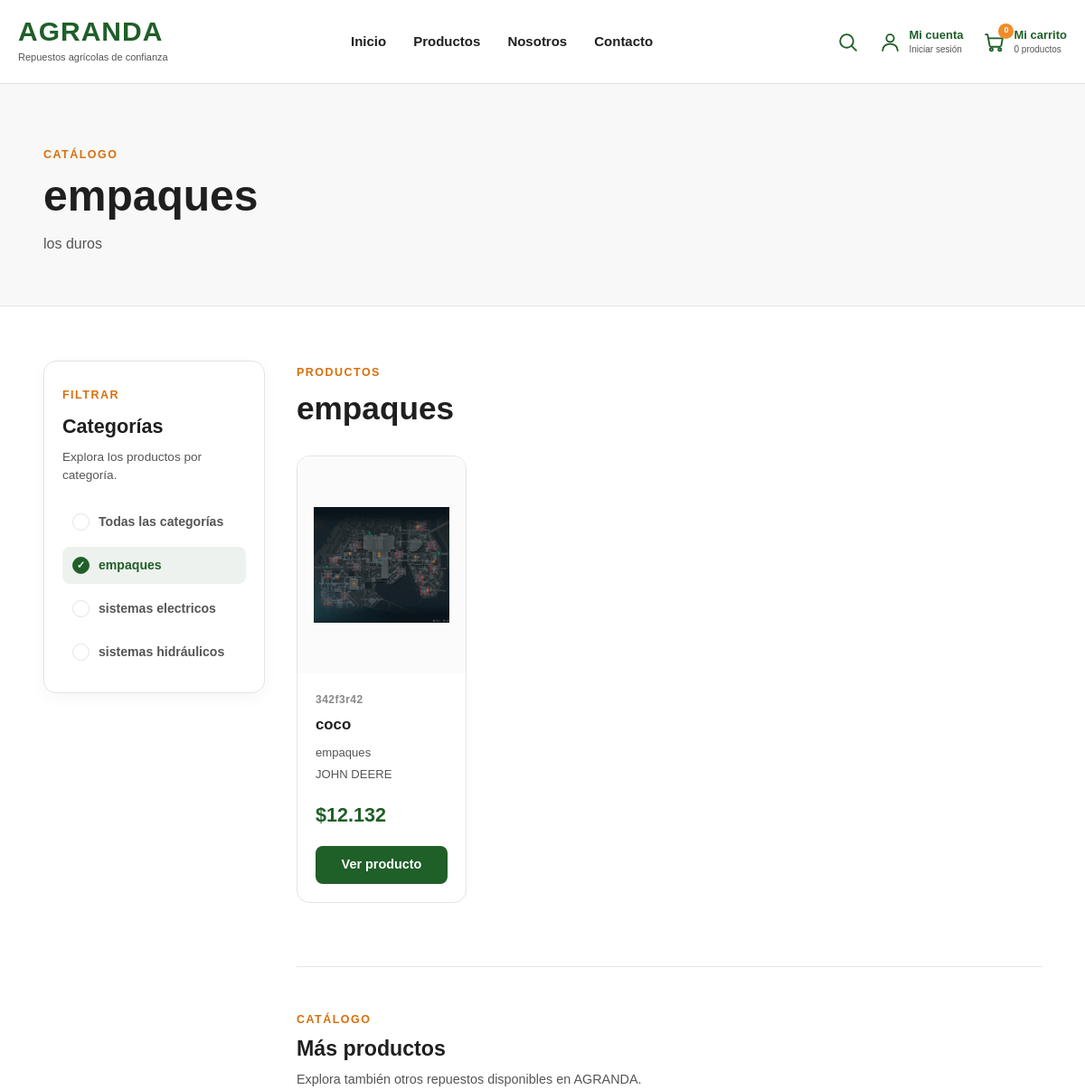
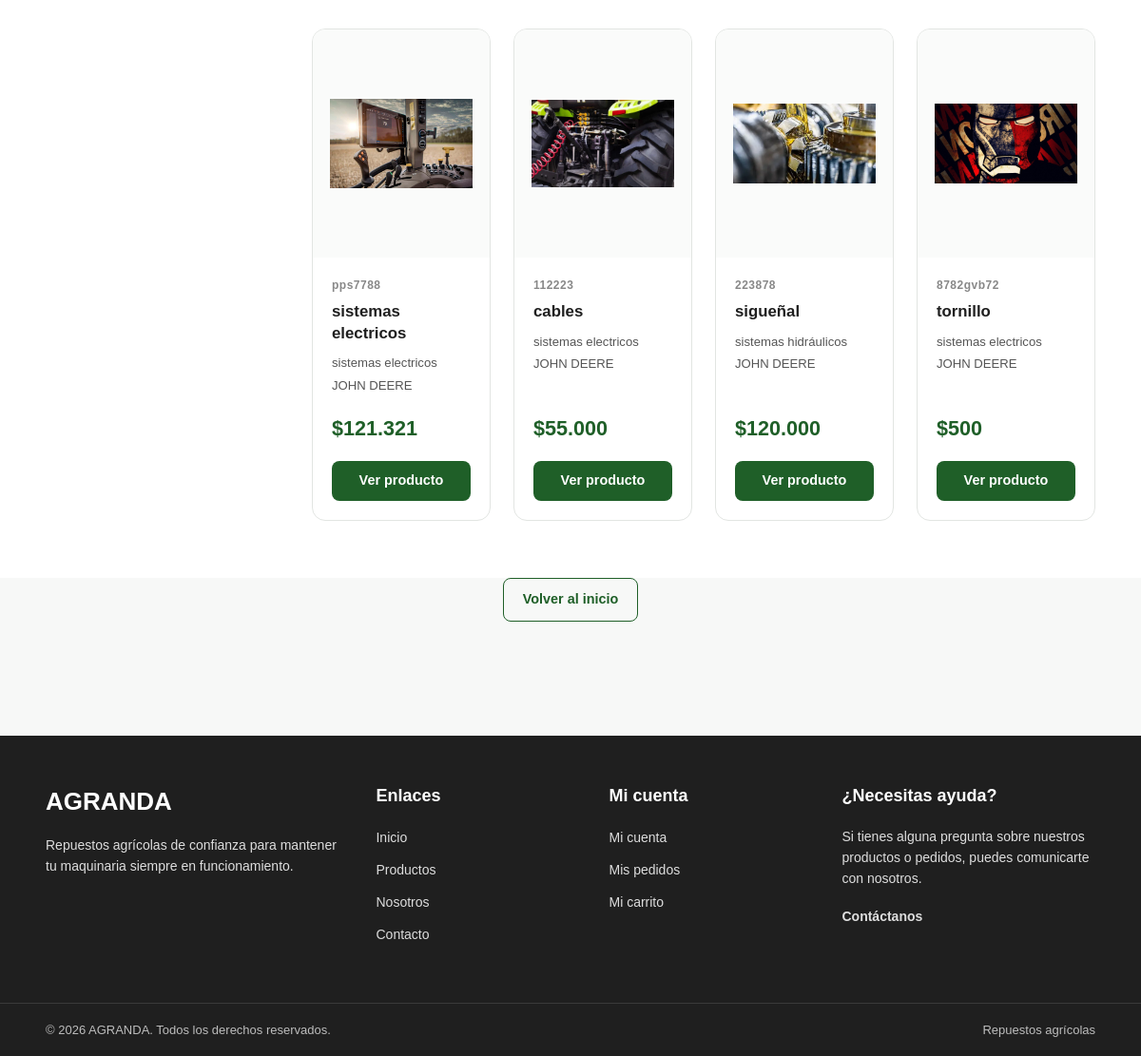
/tienda/productos/?categoria=4, run on the app's committed database (2 pictures, top to bottom).
### tables this page shows
CREATE TABLE `categorias` (
  `id_categoria` int(11) NOT NULL,
  `nombre` varchar(200) NOT NULL,
  `descripcion` text DEFAULT NULL,
  `imagen` varchar(255) DEFAULT NULL,
  `estado` tinyint(1) DEFAULT 1,
  `fecha_creacion` timestamp NOT NULL DEFAULT current_timestamp()
);

CREATE TABLE `productos` (
  `id_producto` int(11) NOT NULL,
  `id_categoria` int(11) NOT NULL,
  `id_marca` int(11) DEFAULT NULL,
  `nombre` varchar(150) NOT NULL,
  `descripcion` text DEFAULT NULL,
  `codigo_producto` varchar(50) NOT NULL,
  `precio` decimal(10,2) NOT NULL,
  `peso` decimal(8,2) DEFAULT NULL,
  `estado` tinyint(1) DEFAULT 1,
  `destacado` tinyint(1) DEFAULT 0,
  `fecha_creacion` timestamp NOT NULL DEFAULT current_timestamp(),
  `fecha_actualizacion` timestamp NOT NULL DEFAULT current_timestamp() ON UPDATE current_timestamp()
);

CREATE TABLE `imagenes_producto` (
  `id_imagen` int(11) NOT NULL,
  `id_producto` int(11) NOT NULL,
  `ruta_imagen` varchar(255) NOT NULL,
  `principal` tinyint(1) DEFAULT 0,
  `orden` int(11) DEFAULT 1,
  `fecha_subida` timestamp NOT NULL DEFAULT current_timestamp(),
  `estado` tinyint(1) DEFAULT 1
);

CREATE TABLE `marcas` (
  `id_marca` int(11) NOT NULL,
  `nombre` varchar(100) NOT NULL,
  `descripcion` text DEFAULT NULL,
  `estado` tinyint(1) DEFAULT 1,
  `fecha_creacion` timestamp NOT NULL DEFAULT current_timestamp()
);

### tienda/productos/index.php (the view, shortened to what this page needs)
<?php
require_once("../includes/header.php");
?>
<link rel="stylesheet" href="<?= $base_url ?>css/productos.css">
<?php
$categoriaId = filter_input(INPUT_GET, "categoria", FILTER_VALIDATE_INT);
$busqueda = trim($_GET["busqueda"] ?? "");
$categoriasFiltro = [];
$sqlCategoriasFiltro = "
    SELECT
        id_categoria,
        nombre
    FROM categorias
    WHERE estado = 1
    ORDER BY nombre ASC
";
$resultadoCategoriasFiltro = $conexion->query($sqlCategoriasFiltro);
if ($resultadoCategoriasFiltro) {
    while ($categoria = $resultadoCategoriasFiltro->fetch_assoc()) {
        $categoriasFiltro[] = $categoria;
    }
}
$categoriaSeleccionada = null;
if ($categoriaId !== null) {
    $stmtCategoria = $conexion->prepare("
        SELECT
            id_categoria,
            nombre,
            descripcion
        FROM categorias
        WHERE id_categoria = ?
          AND estado = 1
        LIMIT 1
    ");
    if ($stmtCategoria) {
        $stmtCategoria->bind_param("i", $categoriaId);
        $stmtCategoria->execute();
        $resultadoCategoria = $stmtCategoria->get_result();
        if ($resultadoCategoria->num_rows > 0) {
            $categoriaSeleccionada = $resultadoCategoria->fetch_assoc();
        } else {
            $categoriaId = null;
        }
    } else {
        $categoriaId = null;
    }
}
$productosCatalogo = [];
$stmtProductos = $conexion->prepare("
    SELECT
        p.id_producto,
        p.nombre,
        p.descripcion,
        p.codigo_producto,
        p.precio,
        p.id_categoria,
        c.nombre AS categoria_nombre,
        m.nombre AS marca_nombre,
        i.stock_actual,
        img.ruta_imagen
    FROM productos p
    INNER JOIN categorias c
        ON c.id_categoria = p.id_categoria
    LEFT JOIN marcas m
        ON m.id_marca = p.id_marca
    INNER JOIN inventario i
        ON i.id_producto = p.id_producto
    LEFT JOIN imagenes_producto img
        ON img.id_producto = p.id_producto
        AND img.principal = 1
        AND img.estado = 1
    WHERE p.estado = 1
      AND c.estado = 1
      AND i.stock_actual > 0
    ORDER BY
        p.destacado DESC,
        p.fecha_creacion DESC
");
if ($stmtProductos) {
    $stmtProductos->execute();
    $resultadoProductos = $stmtProductos->get_result();
    while ($producto = $resultadoProductos->fetch_assoc()) {
        $productosCatalogo[] = $producto;
    }
}
$productosCategoria = [];
$otrosProductos = [];
if ($categoriaId !== null) {
    foreach ($productosCatalogo as $producto) {
        if ((int) $producto["id_categoria"] === (int) $categoriaId) {
            $productosCategoria[] = $producto;
        } else {
            $otrosProductos[] = $producto;
        }
    }
} else {
    $otrosProductos = $productosCatalogo;
}
function mostrarProductoCard($producto, $base_url)
{
    ?>
    <article class="producto-card">
        <a
            href="<?= $base_url ?>productos/detalle.php?id=<?= (int) $producto["id_producto"] ?>"
            class="producto-imagen producto-enlace-detalle"
            data-producto-id="<?= (int) $producto["id_producto"] ?>"
        >
            <?php if (!empty($producto["ruta_imagen"])): ?>
                <img
                    src="<?= $base_url ?>../<?= htmlspecialchars($producto["ruta_imagen"], ENT_QUOTES, "UTF-8") ?>"
                    alt="<?= htmlspecialchars($producto["nombre"], ENT_QUOTES, "UTF-8") ?>"
                    loading="lazy"
                >
            <?php else: ?>
                <div class="producto-sin-imagen">
                    <span>Sin imagen</span>
                </div>
            <?php endif; ?>
        </a>
        <div class="producto-contenido">
            <?php if (!empty($producto["codigo_producto"])): ?>
                <span class="producto-codigo">
                    <?= htmlspecialchars($producto["codigo_producto"], ENT_QUOTES, "UTF-8") ?>
                </span>
            <?php endif; ?>
            <h3>
                <a
                    href="<?= $base_url ?>productos/detalle.php?id=<?= (int) $producto["id_producto"] ?>"
                    class="producto-enlace-detalle"
                    data-producto-id="<?= (int) $producto["id_producto"] ?>"
                >
                    <?= htmlspecialchars($producto["nombre"], ENT_QUOTES, "UTF-8") ?>
                </a>
            </h3>
            <?php if (!empty($producto["categoria_nombre"])): ?>
                <span class="producto-categoria">
                    <?= htmlspecialchars($producto["categoria_nombre"], ENT_QUOTES, "UTF-8") ?>
                </span>
            <?php endif; ?>
            <?php if (!empty($producto["marca_nombre"])): ?>
                <span class="producto-marca">
                    <?= htmlspecialchars($producto["marca_nombre"], ENT_QUOTES, "UTF-8") ?>
                </span>
            <?php endif; ?>
            <p class="producto-precio">
                $<?= number_format((float) $producto["precio"], 0, ",", ".") ?>
            </p>
            <a
                href="<?= $base_url ?>productos/detalle.php?id=<?= (int) $producto["id_producto"] ?>"
                class="producto-boton producto-enlace-detalle"
                data-producto-id="<?= (int) $producto["id_producto"] ?>"
            >
                Ver producto
            </a>
        </div>
    </article>
    <?php
}
?>
<main class="productos-main">
    <section class="productos-encabezado">
        <div class="productos-container">
            <span class="productos-etiqueta">
                CATÁLOGO
            </span>
            <?php if ($categoriaSeleccionada): ?>
                <h1>
                    <?= htmlspecialchars($categoriaSeleccionada["nombre"], ENT_QUOTES, "UTF-8") ?>
                </h1>
                <?php if (!empty($categoriaSeleccionada["descripcion"])): ?>
                    <p>
                        <?= htmlspecialchars($categoriaSeleccionada["descripcion"], ENT_QUOTES, "UTF-8") ?>
                    </p>
                <?php endif; ?>
            <?php endif; ?>
        </div>
    </section>
    <section class="productos-seccion productos-seccion-general">
        <div class="productos-container">
            <div class="catalogo-layout">
                <aside class="productos-filtros">
                    <div class="filtros-contenido">
                        <span class="productos-etiqueta">
                            FILTRAR
                        </span>
                        <h2>
                            Categorías
                        </h2>
                        <p class="filtros-descripcion">
                            Explora los productos por categoría.
                        </p>
                        <div class="filtros-lista">
                            <a
                                href="<?= $base_url ?>productos/"
                                class="filtro-categoria <?= $categoriaId === null ? "filtro-activo" : "" ?>"
                            >
                                <span class="filtro-radio">
                                </span>
                                <span>
                                    Todas las categorías
                                </span>
                            </a>
                            <?php foreach ($categoriasFiltro as $categoria): ?>
                                <a
                                    href="<?= $base_url ?>productos/?categoria=<?= (int) $categoria["id_categoria"] ?>"
                                    class="filtro-categoria <?= $categoriaId === (int) $categoria["id_categoria"] ? "filtro-activo" : "" ?>"
                                >
                                    <span class="filtro-radio">
                                        <?= $categoriaId === (int) $categoria["id_categoria"] ? "✓" : "" ?>
                                    </span>
                                    <span>
                                        <?= htmlspecialchars($categoria["nombre"], ENT_QUOTES, "UTF-8") ?>
                                    </span>
                                </a>
                            <?php endforeach; ?>
                        </div>
                    </div>
                </aside>
                <div class="catalogo-productos">
                    <div class="productos-seccion-encabezado">
                        <div>
                            <span class="productos-etiqueta">
                                PRODUCTOS
                            </span>
                            <?php if ($categoriaSeleccionada): ?>
                                <h2>
                                    <?= htmlspecialchars($categoriaSeleccionada["nombre"], ENT_QUOTES, "UTF-8") ?>
                                </h2>
                            <?php elseif ($busqueda !== ""): ?>
                                <h2>
                                    Productos encontrados
                                </h2>
                            <?php else: ?>
                                <h2>
                                    Productos disponibles
                                </h2>
                            <?php endif; ?>
                        </div>
                    </div>
                    <?php if ($categoriaSeleccionada && !empty($productosCategoria)): ?>
                        <div class="productos-grid">
                            <?php foreach ($productosCategoria as $producto): ?>
                                <?php mostrarProductoCard($producto, $base_url); ?>
                            <?php endforeach; ?>
                        </div>
                    <?php endif; ?>
                    <?php if ($categoriaSeleccionada && !empty($otrosProductos)): ?>
                        <div class="catalogo-mas-productos">
                            <span class="productos-etiqueta">
                                CATÁLOGO
                            </span>
                            <h3>
                                Más productos
                            </h3>
                            <p>
                                Explora también otros repuestos disponibles
                                en AGRANDA.
                            </p>
                        </div>
                        <div class="productos-grid">
                            <?php foreach ($otrosProductos as $producto): ?>
                                <?php mostrarProductoCard($producto, $base_url); ?>
                            <?php endforeach; ?>
                        </div>
                    <?php endif; ?>
                </div>
            </div>
        </div>
    </section>
    <section class="productos-final">
        <div class="productos-container">
            <a
                href="<?= $base_url ?>"
                class="btn-secundario"
            >
                Volver al inicio
            </a>
        </div>
    </section>
</main>
<?php
require_once("../includes/footer.php");
?>

### tienda/css/global.css (style rules this page uses)
:root { --verde-principal: #1f5f28; --verde-oscuro: #17491e; --verde-claro: #2e7d32; --naranja: #f28c28; --naranja-oscuro: #d96f0b; --blanco: #ffffff; --gris-fondo: #f7f8f7; --gris-texto: #555555; --gris-borde: #e2e5e2; --negro: #1f1f1f; --ancho-contenido: 1200px; }
* { margin: 0; padding: 0; box-sizing: border-box; }
html { scroll-behavior: smooth; }
body { min-height: 100vh; display: flex; flex-direction: column; font-family: Arial, Helvetica, sans-serif; background-color: var(--gris-fondo); color: var(--negro); line-height: 1.5; }
a { color: inherit; text-decoration: none; }
body > main { flex: 1; width: 100%; }

### data on the page
categorias: nombre "empaques", descripcion "los duros"
categorias: nombre "sistemas electricos"
categorias: nombre "sistemas hidráulicos"
productos: imagenes_producto.ruta_imagen (picture), codigo_producto "342f3r42", nombre "coco", id_categoria.nombre "empaques", id_marca.nombre "JOHN DEERE", precio "12.132"
productos: imagenes_producto.ruta_imagen (picture), codigo_producto "pps7788", nombre "sistemas electricos", id_categoria.nombre "sistemas electricos", id_marca.nombre "JOHN DEERE", precio "121.321"
productos: imagenes_producto.ruta_imagen (picture), codigo_producto "112223", nombre "cables", id_categoria.nombre "sistemas electricos", id_marca.nombre "JOHN DEERE", precio "55.000"
productos: imagenes_producto.ruta_imagen (picture), codigo_producto "223878", nombre "sigueñal", id_categoria.nombre "sistemas hidráulicos", id_marca.nombre "JOHN DEERE", precio "120.000"
productos: imagenes_producto.ruta_imagen (picture), codigo_producto "8782gvb72", nombre "tornillo", id_categoria.nombre "sistemas electricos", id_marca.nombre "JOHN DEERE", precio "500"

### other printed values
$totalCarrito "0"
